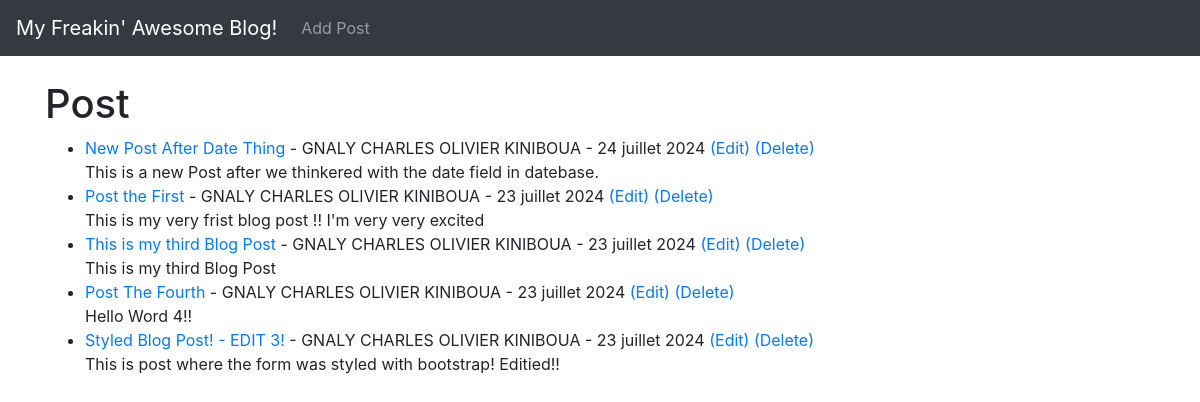
The page / on the database its author committed.
### theblog/models.py (models this page shows, shortened)
class Post(models.Model):
    title = models.CharField(max_length=255)
    title_tag = models.CharField(max_length=255)
    author = models.ForeignKey(User, on_delete= models.CASCADE)
    body = models.TextField()
    post_date = models.DateField(auto_now_add=True)

### theblog/views.py (the view)
# urls.py: path('', HomeView.as_view(), name="home"),
class HomeView(ListView):
    model = Post
    template_name = 'home.html'
    ordering = ['-post_date']

### theblog/templates/home.html
{% extends "base.html" %}
{% block content  %}
<h1> Post</h1>
<ul>
{% for post in object_list %}
   <li> <a href="{% url 'article-detail' post.pk %}">{{ post.title }} </a> - {{ post.author.first_name }}
    {{ post.author.last_name }} - {{ post.post_date }}
    <a href="{% url 'update_post' post.pk %}"> (Edit) </a>
        <a href="{% url 'delete_post' post.pk %}"> (Delete) </a> <br/>
    {{ post.body }}</li>
{% endfor %}
</ul>
{% endblock  %}

### rows shown on the page
Post: title "New Post After Date Thing", author.first_name "GNALY CHARLES OLIVIER", author.last_name "KINIBOUA", post_date "24 juillet 2024", body "This is a new Post after we thinkered with the date field in datebase."
Post: title "Post the First", author.first_name "GNALY CHARLES OLIVIER", author.last_name "KINIBOUA", post_date "23 juillet 2024", body "This is my very frist blog post !! I'm very very excited"
Post: title "This is my third Blog Post", author.first_name "GNALY CHARLES OLIVIER", author.last_name "KINIBOUA", post_date "23 juillet 2024", body "This is my third Blog Post"
Post: title "Post The Fourth", author.first_name "GNALY CHARLES OLIVIER", author.last_name "KINIBOUA", post_date "23 juillet 2024", body "Hello Word 4!!"
Post: title "Styled Blog Post! - EDIT 3!", author.first_name "GNALY CHARLES OLIVIER", author.last_name "KINIBOUA", post_date "23 juillet 2024", body "This is post where the form was styled with bootstrap! Editied!!"
